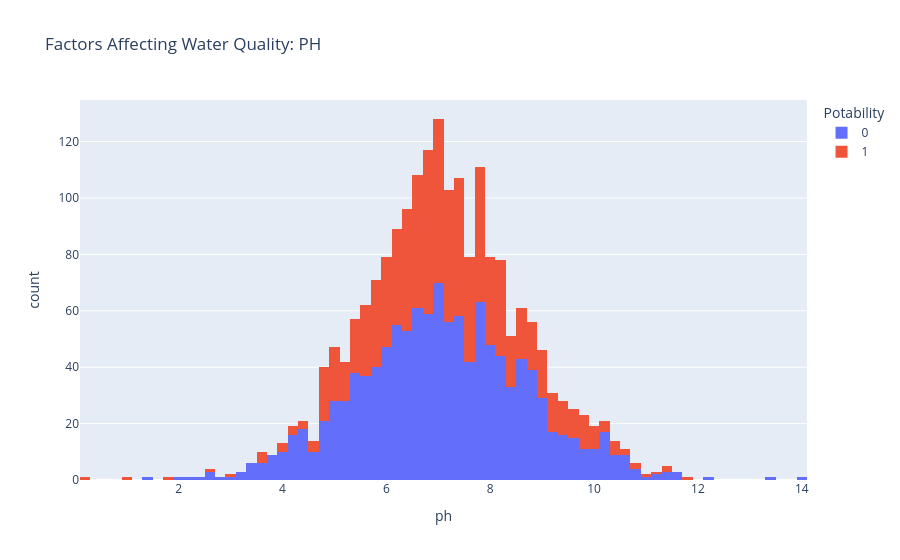

Here is the notebook cell this chart was saved with:
### Code cell
import plotly.express as px
data = data
figure = px.histogram(data, x = "ph", 
                      color = "Potability", 
                      title= "Factors Affecting Water Quality: PH")
figure.show()

### Figure 1 — Plotly figure (JSON) as saved in the notebook; plotly's stock layout.template omitted (floating-point values rounded to 4 significant figures; data arrays with more than 128 entries replaced by an {"elided": "..."} marker saying what was removed)
{"data": [{"bingroup": "x", "hovertemplate": "Potability=0<br>ph=%{x}<br>count=%{y}<extra></extra>", "legendgroup": "0", "marker": {"color": "#636efa", "pattern": {"shape": ""}}, "name": "0", "orientation": "v", "showlegend": true, "type": "histogram", "x": {"elided": "1200 float values"}, "xaxis": "x", "yaxis": "y"}, {"bingroup": "x", "hovertemplate": "Potability=1<br>ph=%{x}<br>count=%{y}<extra></extra>", "legendgroup": "1", "marker": {"color": "#EF553B", "pattern": {"shape": ""}}, "name": "1", "orientation": "v", "showlegend": true, "type": "histogram", "x": {"elided": "811 float values"}, "xaxis": "x", "yaxis": "y"}], "layout": {"barmode": "relative", "legend": {"title": {"text": "Potability"}, "tracegroupgap": 0}, "title": {"text": "Factors Affecting Water Quality: PH"}, "xaxis": {"anchor": "y", "domain": [0, 1], "title": {"text": "ph"}}, "yaxis": {"anchor": "x", "domain": [0, 1], "title": {"text": "count"}}}}
